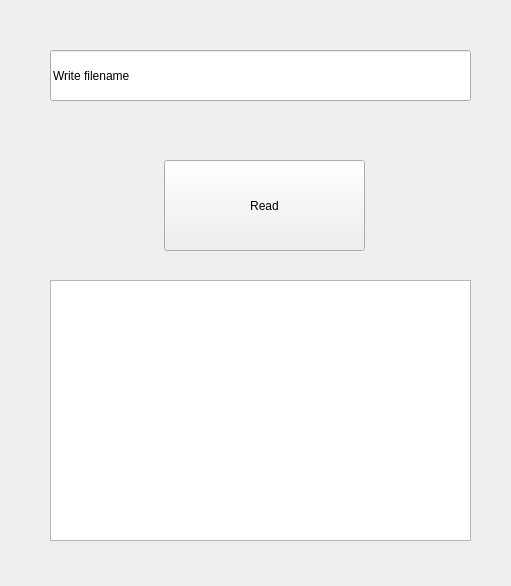
<?xml version="1.0" encoding="UTF-8"?>
<ui version="4.0">
 <class>Client2_window</class>
 <widget class="QMainWindow" name="Client2_window">
  <property name="geometry">
   <rect>
    <x>0</x>
    <y>0</y>
    <width>511</width>
    <height>586</height>
   </rect>
  </property>
  <property name="windowTitle">
   <string>Client2_window</string>
  </property>
  <widget class="QWidget" name="centralWidget">
   <widget class="QWidget" name="widget" native="true">
    <property name="geometry">
     <rect>
      <x>10</x>
      <y>10</y>
      <width>491</width>
      <height>551</height>
     </rect>
    </property>
    <property name="autoFillBackground">
     <bool>true</bool>
    </property>
    <widget class="QLineEdit" name="lineEdit">
     <property name="geometry">
      <rect>
       <x>40</x>
       <y>40</y>
       <width>421</width>
       <height>51</height>
      </rect>
     </property>
     <property name="text">
      <string>Write filename</string>
     </property>
    </widget>
    <widget class="QPushButton" name="pushButton">
     <property name="geometry">
      <rect>
       <x>154</x>
       <y>150</y>
       <width>201</width>
       <height>91</height>
      </rect>
     </property>
     <property name="text">
      <string>Read</string>
     </property>
    </widget>
    <widget class="QTextEdit" name="textEdit">
     <property name="geometry">
      <rect>
       <x>40</x>
       <y>270</y>
       <width>421</width>
       <height>261</height>
      </rect>
     </property>
    </widget>
   </widget>
   <widget class="QWidget" name="widget_2" native="true">
    <property name="geometry">
     <rect>
      <x>10</x>
      <y>10</y>
      <width>491</width>
      <height>551</height>
     </rect>
    </property>
    <property name="autoFillBackground">
     <bool>true</bool>
    </property>
    <widget class="QLineEdit" name="lineEdit_2">
     <property name="geometry">
      <rect>
       <x>70</x>
       <y>60</y>
       <width>361</width>
       <height>51</height>
      </rect>
     </property>
     <property name="text">
      <string>Enter login</string>
     </property>
    </widget>
    <widget class="QLineEdit" name="lineEdit_3">
     <property name="geometry">
      <rect>
       <x>70</x>
       <y>150</y>
       <width>361</width>
       <height>51</height>
      </rect>
     </property>
     <property name="text">
      <string>Enter password</string>
     </property>
    </widget>
    <widget class="QPushButton" name="pushButton_2">
     <property name="geometry">
      <rect>
       <x>74</x>
       <y>270</y>
       <width>151</width>
       <height>81</height>
      </rect>
     </property>
     <property name="text">
      <string>Ok</string>
     </property>
    </widget>
    <widget class="QPushButton" name="pushButton_3">
     <property name="geometry">
      <rect>
       <x>280</x>
       <y>270</y>
       <width>151</width>
       <height>81</height>
      </rect>
     </property>
     <property name="text">
      <string>Cancel</string>
     </property>
    </widget>
   </widget>
   <zorder>widget_2</zorder>
   <zorder>widget</zorder>
  </widget>
 </widget>
 <layoutdefault spacing="6" margin="11"/>
 <resources/>
 <connections/>
</ui>
